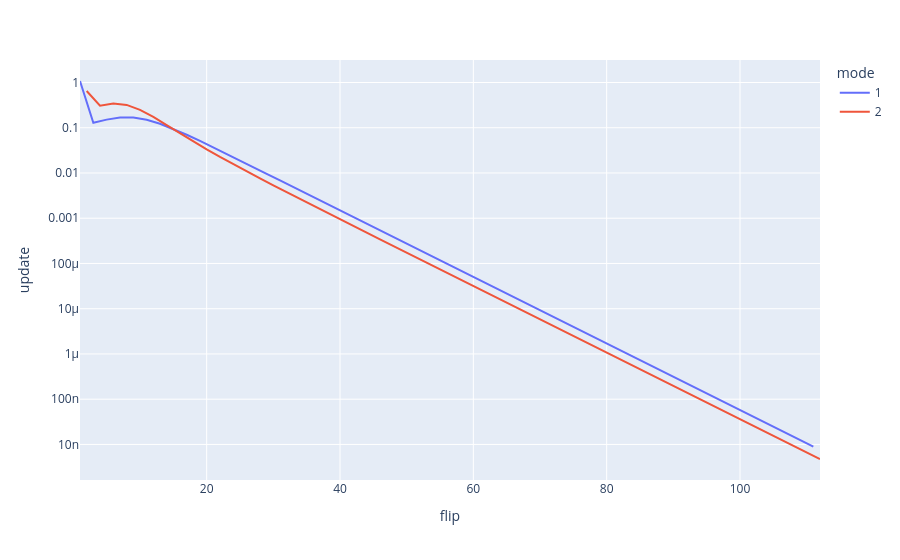

The code cell stored with this chart in its notebook:
### Code cell
px.line(df, x='flip', y='update', log_y=True, color='mode')

### Figure 1 — Plotly figure (JSON) as saved in the notebook; plotly's stock layout.template omitted (floating-point values rounded to 4 significant figures)
{"data": [{"hovertemplate": "mode=1<br>flip=%{x}<br>update=%{y}<extra></extra>", "legendgroup": "1", "line": {"color": "#636efa", "dash": "solid"}, "marker": {"symbol": "circle"}, "mode": "lines", "name": "1", "orientation": "v", "showlegend": true, "type": "scatter", "x": [1, 3, 5, 7, 9, 11, 13, 15, 17, 19, 21, 23, 25, 27, 29, 31, 33, 35, 37, 39, 41, 43, 45, 47, 49, 51, 53, 55, 57, 59, 61, 63, 65, 67, 69, 71, 73, 75, 77, 79, 81, 83, 85, 87, 89, 91, 93, 95, 97, 99, 101, 103, 105, 107, 109, 111], "xaxis": "x", "y": [1.079, 0.1292, 0.1512, 0.1681, 0.1675, 0.1496, 0.1223, 0.09423, 0.07004, 0.05102, 0.03678, 0.02636, 0.01884, 0.01345, 0.009591, 0.006838, 0.004874, 0.003474, 0.002476, 0.001764, 0.001257, 0.000896, 0.0006385, 0.0004551, 0.0003243, 0.0002311, 0.0001647, 0.0001174, 8.364e-05, 5.96e-05, 4.248e-05, 3.027e-05, 2.157e-05, 1.537e-05, 1.096e-05, 7.807e-06, 5.564e-06, 3.965e-06, 2.826e-06, 2.014e-06, 1.435e-06, 1.023e-06, 7.288e-07, 5.193e-07, 3.701e-07, 2.638e-07, 1.88e-07, 1.339e-07, 9.546e-08, 6.803e-08, 4.848e-08, 3.455e-08, 2.462e-08, 1.755e-08, 1.25e-08, 8.91e-09], "yaxis": "y"}, {"hovertemplate": "mode=2<br>flip=%{x}<br>update=%{y}<extra></extra>", "legendgroup": "2", "line": {"color": "#EF553B", "dash": "solid"}, "marker": {"symbol": "circle"}, "mode": "lines", "name": "2", "orientation": "v", "showlegend": true, "type": "scatter", "x": [2, 4, 6, 8, 10, 12, 14, 16, 18, 20, 22, 24, 26, 28, 30, 32, 34, 36, 38, 40, 42, 44, 46, 48, 50, 52, 54, 56, 58, 60, 62, 64, 66, 68, 70, 72, 74, 76, 78, 80, 82, 84, 86, 88, 90, 92, 94, 96, 98, 100, 102, 104, 106, 108, 110, 112], "xaxis": "x", "y": [0.6476, 0.3075, 0.344, 0.3199, 0.2489, 0.1733, 0.1148, 0.07526, 0.04971, 0.0333, 0.02263, 0.01557, 0.01081, 0.007558, 0.005314, 0.00375, 0.002654, 0.001882, 0.001336, 0.0009499, 0.0006757, 0.0004809, 0.0003424, 0.0002439, 0.0001737, 0.0001237, 8.817e-05, 6.282e-05, 4.476e-05, 3.19e-05, 2.273e-05, 1.62e-05, 1.154e-05, 8.225e-06, 5.862e-06, 4.177e-06, 2.977e-06, 2.121e-06, 1.512e-06, 1.077e-06, 7.678e-07, 5.471e-07, 3.899e-07, 2.779e-07, 1.98e-07, 1.411e-07, 1.006e-07, 7.167e-08, 5.107e-08, 3.64e-08, 2.594e-08, 1.848e-08, 1.317e-08, 9.387e-09, 6.69e-09, 4.767e-09], "yaxis": "y"}], "layout": {"legend": {"title": {"text": "mode"}, "tracegroupgap": 0}, "margin": {"t": 60}, "xaxis": {"anchor": "y", "domain": [0, 1], "title": {"text": "flip"}}, "yaxis": {"anchor": "x", "domain": [0, 1], "title": {"text": "update"}, "type": "log"}}}
